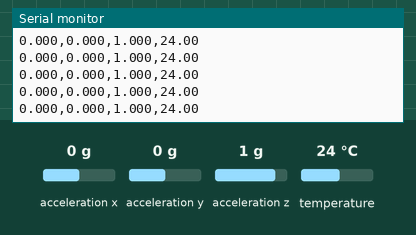
This sketch was run on a simulated ESP32. Parts: the last lines printed to the serial monitor. Wiring (inferred from the names in the program): MPU-6050 motion sensor at I2C address 0x68. The test bench sets the inputs (shaded band); at power-on: acceleration x 0 g, temperature 24 °C, acceleration y 0 g, acceleration z 1 g. Nothing arrives over Bluetooth unless stated; a phone connects over Bluetooth LE 3 s after start.

Above: at 1.7 s.
1.8 s: acceleration x set to -1.4 g
At 1.84 s:
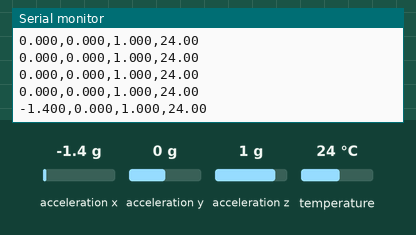
3.3 s: temperature set to 12 °C
At 3.34 s:
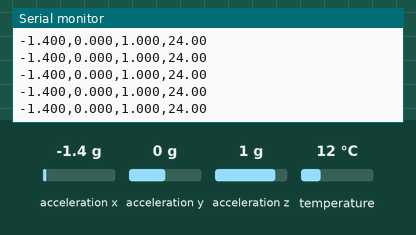
4.8 s: acceleration y set to -1.4 g
At 4.84 s:
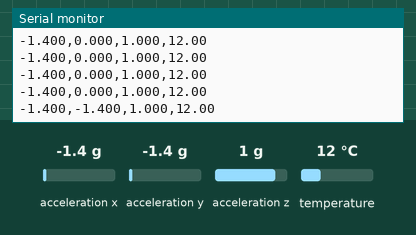
6.3 s: acceleration z set to -1.4 g
At 6.34 s:
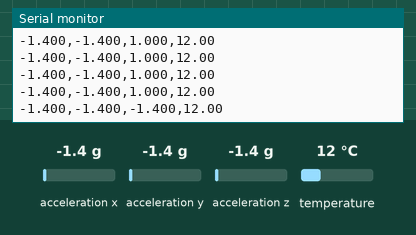
7.8 s: temperature set to 19 °C
At 7.84 s:
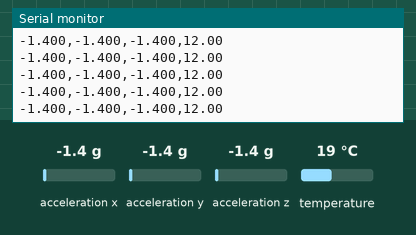
Timing chart, 0 to 10.3 s (numbered marks = the images above; inputs shaded):
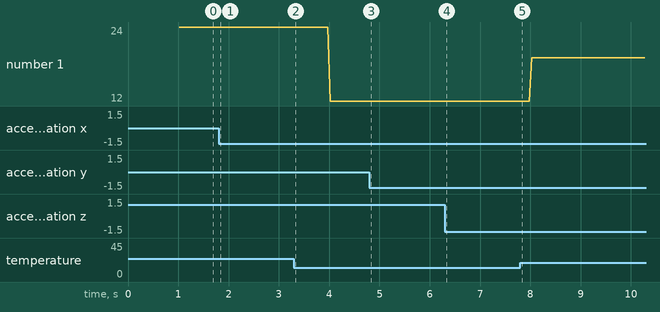

Measured:
- after the input at 1.8 s, the serial monitor: prints a new line at once (image 1)
- after the input at 4.8 s, the serial monitor: prints a new line at once (image 3)
- after the input at 6.3 s, the serial monitor: prints a new line at once (image 4)
- plotted number 1: 24 → 12 after the input at 3.3 s, 12 → 19 after the input at 7.8 s

The sketch:

esp32_oxyarmour.ino
```cpp
// ESP32 DevKit V1 + MPU6050 (I2C: D21/D22) + DS18B20 (D4)
// Envia los datos por BLE (nombre: OxyArmour) y por el Monitor Serie (115200)
// Formato de cada linea: ax,ay,az,temp   (ax..az en g, temp en C)

#include <Wire.h>
#include <OneWire.h>
#include <DallasTemperature.h>
#include <BLEDevice.h>
#include <BLEServer.h>
#include <BLE2902.h>

#define PIN_DS18B20 4
#define MPU_ADDR    0x68

#define SERVICE_UUID "6e400001-b5a3-f393-e0a9-e50e24dcca9e"  // Nordic UART
#define TX_UUID      "6e400003-b5a3-f393-e0a9-e50e24dcca9e"  // notify

OneWire oneWire(PIN_DS18B20);
DallasTemperature ds(&oneWire);

BLECharacteristic* txChar;
bool conectado = false;

// Calibracion DS18B20: T_real = A * T_leida + B
const float A = 1.0, B = 0.0;

float temperatura = NAN;
unsigned long ultimoTemp = 0, ultimoEnvio = 0;
bool mpuOk = false;

class ServerCB : public BLEServerCallbacks {
  void onConnect(BLEServer*) override { conectado = true; }
  void onDisconnect(BLEServer* s) override {
    conectado = false;
    s->getAdvertising()->start();   // volver a anunciarse
  }
};

bool iniciarMPU() {
  Wire.beginTransmission(MPU_ADDR);
  Wire.write(0x6B); Wire.write(0x00);          // despertar
  if (Wire.endTransmission() != 0) return false;
  Wire.beginTransmission(MPU_ADDR);
  Wire.write(0x1C); Wire.write(0x00);          // rango +-2 g
  Wire.endTransmission();
  Wire.beginTransmission(MPU_ADDR);
  Wire.write(0x1A); Wire.write(0x05);          // filtro pasa bajos ~10 Hz
  Wire.endTransmission();
  return true;
}

bool leerAcel(float& ax, float& ay, float& az) {
  Wire.beginTransmission(MPU_ADDR);
  Wire.write(0x3B);
  if (Wire.endTransmission(false) != 0) return false;
  if (Wire.requestFrom(MPU_ADDR, 6) != 6) return false;
  int16_t x = (Wire.read() << 8) | Wire.read();
  int16_t y = (Wire.read() << 8) | Wire.read();
  int16_t z = (Wire.read() << 8) | Wire.read();
  ax = x / 16384.0; ay = y / 16384.0; az = z / 16384.0;
  return true;
}

void setup() {
  Serial.begin(115200);
  delay(500);

  Wire.begin(21, 22);
  mpuOk = iniciarMPU();
  Serial.println(mpuOk ? "MPU6050 OK" : "ERROR: no se detecta el MPU6050 (revisa SDA/SCL/VCC)");

  ds.begin();
  ds.setResolution(12);
  ds.setWaitForConversion(false);   // no bloquear la lectura del acelerometro
  ds.requestTemperatures();
  Serial.print("DS18B20 encontrados: ");
  Serial.println(ds.getDeviceCount());

  BLEDevice::init("OxyArmour");
  BLEServer* server = BLEDevice::createServer();
  server->setCallbacks(new ServerCB());
  BLEService* svc = server->createService(SERVICE_UUID);
  txChar = svc->createCharacteristic(TX_UUID, BLECharacteristic::PROPERTY_NOTIFY);
  txChar->addDescriptor(new BLE2902());
  svc->start();
  BLEAdvertising* adv = BLEDevice::getAdvertising();
  adv->addServiceUUID(SERVICE_UUID);
  adv->start();
  Serial.println("BLE listo: busca 'OxyArmour'");
  Serial.println("ax,ay,az,temp");
}

void loop() {
  unsigned long ahora = millis();

  // Temperatura cada 1 s (sin bloquear)
  if (ahora - ultimoTemp >= 1000) {
    float t = ds.getTempCByIndex(0);
    temperatura = (t == DEVICE_DISCONNECTED_C) ? NAN : A * t + B;
    ds.requestTemperatures();
    ultimoTemp = ahora;
  }

  // Acelerometro y envio a 20 Hz
  if (ahora - ultimoEnvio >= 50) {
    ultimoEnvio = ahora;
    float ax = NAN, ay = NAN, az = NAN;
    if (mpuOk && !leerAcel(ax, ay, az)) { ax = ay = az = NAN; }

    char linea[64];
    snprintf(linea, sizeof(linea), "%.3f,%.3f,%.3f,%.2f", ax, ay, az, temperatura);
    Serial.println(linea);
    if (conectado) {
      txChar->setValue((uint8_t*)linea, strlen(linea));
      txChar->notify();
    }
  }
}
```
